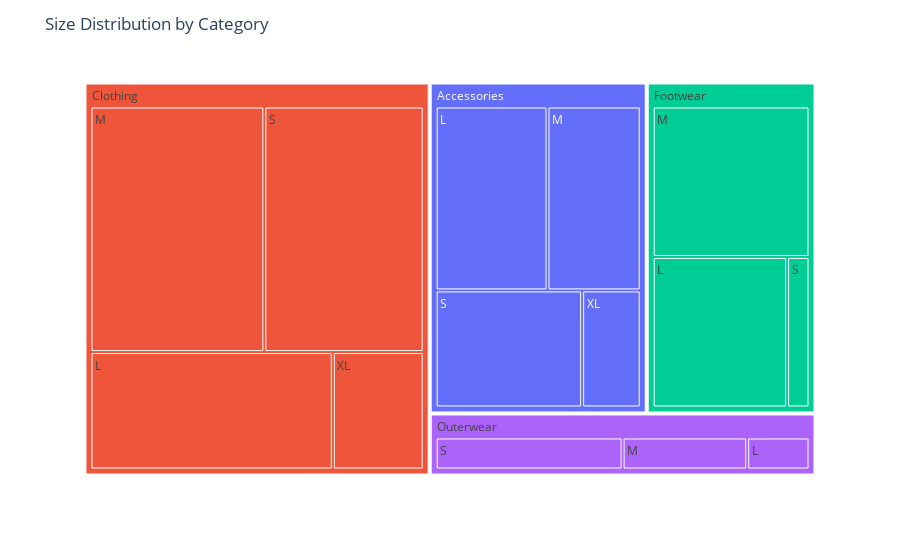

The notebook cell saved with this chart:
### Code cell
fig.update_traces(
    textinfo="label",                 
    hovertemplate=(
        "Category: %{parent}<br>" +
        "Size: %{label}<br>" +
        "Count: %{value}<br>" +
        "Percent of Category: %{customdata[0]:.1%}<extra></extra>"
    )
)


fig.update_layout(
    title="Size Distribution by Category"
)

### Figure 1 — Plotly figure (JSON) as saved in the notebook; plotly's stock layout.template omitted (floating-point values rounded to 4 significant figures)
{"data": [{"branchvalues": "total", "customdata": [["0.3333333333333333", "Accessories"], ["0.2777777777777778", "Accessories"], ["0.2777777777777778", "Accessories"], ["0.1111111111111111", "Accessories"], ["(?)", "Accessories"], ["0.23529411764705882", "Clothing"], ["0.35294117647058826", "Clothing"], ["0.3235294117647059", "Clothing"], ["0.08823529411764706", "Clothing"], ["(?)", "Clothing"], ["0.42857142857142855", "Footwear"], ["0.5", "Footwear"], ["(?)", "Footwear"], ["0.07142857142857142", "Footwear"], ["0.16666666666666666", "Outerwear"], ["0.3333333333333333", "Outerwear"], ["0.5", "Outerwear"], ["(?)", "Outerwear"]], "domain": {"x": [0, 1], "y": [0, 1]}, "hovertemplate": "Category: %{parent}<br>Size: %{label}<br>Count: %{value}<br>Percent of Category: %{customdata[0]:.1%}<extra></extra>", "ids": ["Accessories/L", "Accessories/M", "Accessories/S", "Accessories/XL", "Accessories", "Clothing/L", "Clothing/M", "Clothing/S", "Clothing/XL", "Clothing", "Footwear/L", "Footwear/M", "Footwear", "Footwear/S", "Outerwear/L", "Outerwear/M", "Outerwear/S", "Outerwear"], "labels": ["L", "M", "S", "XL", "Accessories", "L", "M", "S", "XL", "Clothing", "L", "M", "Footwear", "S", "L", "M", "S", "Outerwear"], "marker": {"colors": ["#636efa", "#636efa", "#636efa", "#636efa", "#636efa", "#EF553B", "#EF553B", "#EF553B", "#EF553B", "#EF553B", "#00cc96", "#00cc96", "#00cc96", "#00cc96", "#ab63fa", "#ab63fa", "#ab63fa", "#ab63fa"]}, "name": "", "parents": ["Accessories", "Accessories", "Accessories", "Accessories", "", "Clothing", "Clothing", "Clothing", "Clothing", "", "Footwear", "Footwear", "", "Footwear", "Outerwear", "Outerwear", "Outerwear", ""], "textinfo": "label", "type": "treemap", "values": [6.0, 5.0, 5.0, 2.0, 18.0, 8.0, 12.0, 11.0, 3.0, 34.0, 6.0, 7.0, 14.0, 1.0, 1.0, 2.0, 3.0, 6.0]}], "layout": {"legend": {"tracegroupgap": 0}, "margin": {"t": 60}, "title": {"text": "Size Distribution by Category"}}}
